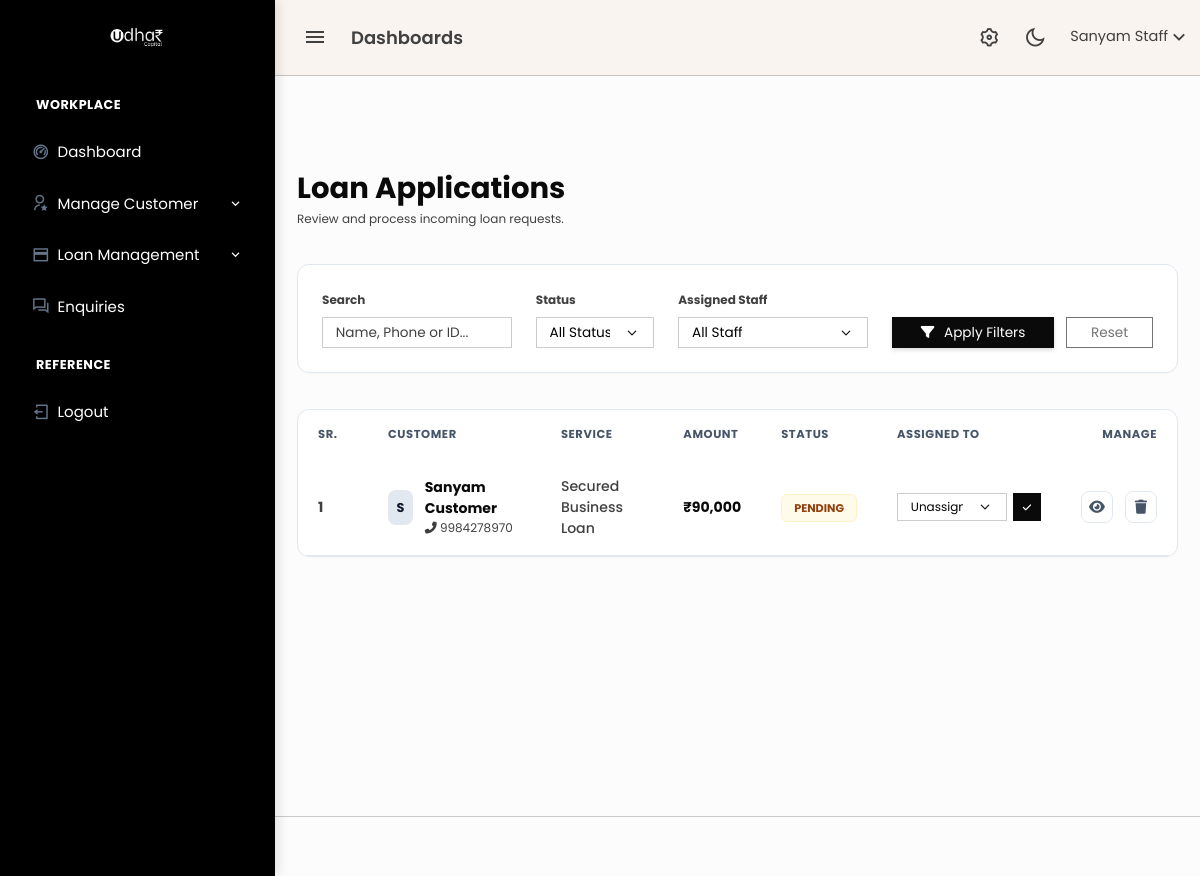
Before: /staff/index.php (signed in) with the older database file.
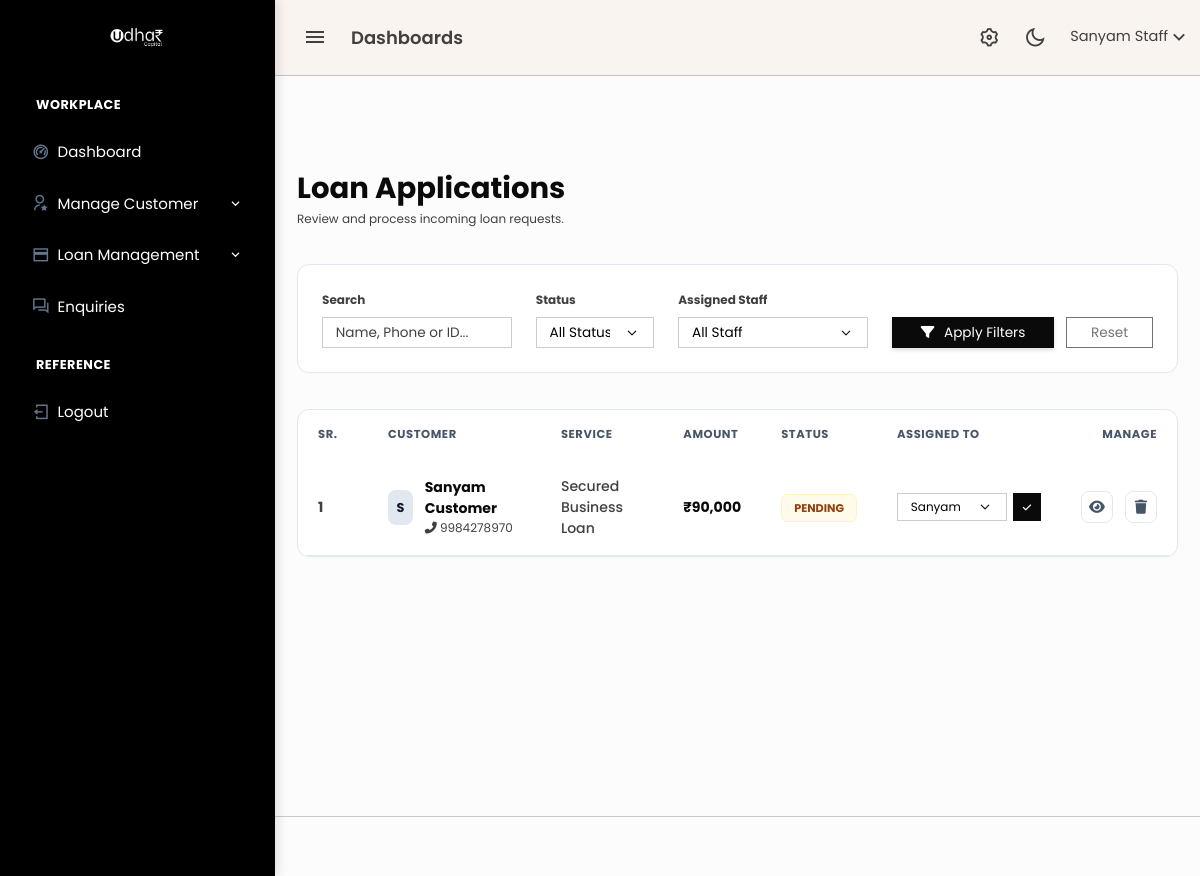
After: the same page with the newer database file.
### tables this page shows
CREATE TABLE `loan_applications` (
  `id` bigint(20) UNSIGNED NOT NULL,
  `customer_id` bigint(20) UNSIGNED NOT NULL,
  `service_id` bigint(20) UNSIGNED NOT NULL,
  `assigned_staff_id` bigint(20) UNSIGNED DEFAULT NULL,
  `assigned_by` bigint(20) UNSIGNED DEFAULT NULL,
  `assigned_at` timestamp NULL DEFAULT NULL,
  `interest_rate` decimal(5,2) NOT NULL DEFAULT 0.00,
  `requested_amount` decimal(15,2) NOT NULL,
  `tenure_years` int(11) NOT NULL,
  `emi_amount` decimal(15,2) NOT NULL,
  `status` enum('pending','approved','rejected','disbursed') DEFAULT 'pending',
  `created_at` timestamp NOT NULL DEFAULT current_timestamp(),
  `rejection_note` text DEFAULT NULL
);

CREATE TABLE `customers` (
  `id` bigint(20) UNSIGNED NOT NULL,
  `full_name` varchar(255) NOT NULL,
  `email` varchar(255) NOT NULL,
  `phone` varchar(20) NOT NULL,
  `password` varchar(255) NOT NULL,
  `aadhaar_number` varchar(20) DEFAULT NULL,
  `status` enum('active','blocked') DEFAULT 'active',
  `created_at` timestamp NOT NULL DEFAULT current_timestamp(),
  `updated_at` timestamp NOT NULL DEFAULT current_timestamp() ON UPDATE current_timestamp()
);

CREATE TABLE `services` (
  `id` bigint(20) UNSIGNED NOT NULL,
  `category_id` bigint(20) UNSIGNED NOT NULL,
  `sub_category_id` bigint(20) UNSIGNED NOT NULL,
  `service_name` varchar(255) NOT NULL,
  `title` varchar(255) NOT NULL,
  `slug` varchar(255) NOT NULL,
  `short_description` text DEFAULT NULL,
  `long_description` longtext DEFAULT NULL,
  `hero_image` varchar(255) DEFAULT NULL,
  `created_at` timestamp NULL DEFAULT current_timestamp(),
  `updated_at` timestamp NULL DEFAULT current_timestamp() ON UPDATE current_timestamp()
);

CREATE TABLE `staff` (
  `id` bigint(20) UNSIGNED NOT NULL,
  `name` varchar(255) NOT NULL,
  `email` varchar(255) NOT NULL,
  `password` varchar(255) NOT NULL,
  `department_id` int(11) DEFAULT NULL,
  `created_by` bigint(20) UNSIGNED DEFAULT NULL,
  `status` enum('active','inactive') DEFAULT 'active',
  `created_at` timestamp NOT NULL DEFAULT current_timestamp(),
  `role_id` int(11) DEFAULT NULL
);

### staff/index.php (the view, shortened to what the changed rows need)
<?php
include 'header.php';
echo '<link rel="stylesheet" href="https://cdnjs.cloudflare.com/ajax/libs/font-awesome/6.4.2/css/all.min.css">';
$search = mysqli_real_escape_string($conn, $_GET['search'] ?? '');
$status = mysqli_real_escape_string($conn, $_GET['status'] ?? '');
$staff  = mysqli_real_escape_string($conn, $_GET['staff'] ?? '');
$sort_column = $_GET['sort'] ?? 'l.id';
$sort_order = $_GET['order'] ?? 'DESC';
$next_order = ($sort_order == 'ASC') ? 'DESC' : 'ASC';
$staff_list = [];
$staff_res = mysqli_query($conn, "SELECT id, name FROM staff WHERE status='active' ORDER BY name");
while ($s = mysqli_fetch_assoc($staff_res)) {
    $staff_list[] = $s;
}
$query = "SELECT l.*, c.full_name, c.phone, s.service_name, st.name AS staff_name
          FROM loan_applications l
          JOIN customers c ON l.customer_id = c.id
          JOIN services s ON l.service_id = s.id
          LEFT JOIN staff st ON l.assigned_staff_id = st.id
          WHERE 1=1";
$query .= " ORDER BY $sort_column $sort_order";
$result = mysqli_query($conn, $query);
$sr_no = 1;
function getSortUrl($col, $next_order, $search, $status, $staff) {
    return "loan_applications.php?sort=$col&order=$next_order&search=" . urlencode($search) . "&status=" . urlencode($status) . "&staff=" . urlencode($staff);
}
?>
<div class="content-page">
    <div class="content">
        <div class="container-fluid pt-5">
            <div class="d-flex justify-content-between align-items-center mb-4">
                <div>
                    <h2 class="fw-bold text-dark mb-1">Loan Applications</h2>
                </div>
            </div>
            <div class="card card-modern">
                <div class="card-body p-0">
                    <div class="table-responsive">
                        <table class="table table-modern mb-0">
                            <thead>
                                <tr>
                                    <th width="70">Sr.</th>
                                    <th>
                                        <a href="<?= getSortUrl('full_name', $next_order, $search, $status, $staff) ?>" class="sort-link">
                                            Customer <?= $sort_column == 'full_name' ? ($sort_order == 'ASC' ? '↑' : '↓') : '' ?>
                                        </a>
                                    </th>
                                    <th>Service</th>
                                    <th>
                                        <a href="<?= getSortUrl('requested_amount', $next_order, $search, $status, $staff) ?>" class="sort-link">
                                            Amount <?= $sort_column == 'requested_amount' ? ($sort_order == 'ASC' ? '↑' : '↓') : '' ?>
                                        </a>
                                    </th>
                                    <th>Status</th>
                                    <th>Assigned To</th>
                                    <th class="text-end">Manage</th>
                                </tr>
                            </thead>
                            <tbody>
                                <?php if (mysqli_num_rows($result) > 0) : ?>
                                    <?php while ($row = mysqli_fetch_assoc($result)) : ?>
                                        <tr>
                                            <td class="text-muted fw-bold"><?= $sr_no++ ?></td>
                                            <td>
                                                <div class="d-flex align-items-center">
                                                    <div class="avatar-init me-2"><?= strtoupper(substr($row['full_name'], 0, 1)) ?></div>
                                                    <div>
                                                        <div class="fw-bold text-dark"><?= htmlspecialchars($row['full_name']) ?></div>
                                                        <div class="text-muted" style="font-size: 0.75rem;"><i class="fas fa-phone-alt"></i> <?= $row['phone'] ?></div>
                                                    </div>
                                                </div>
                                            </td>
                                            <td><span class="text-muted fw-medium"><?= htmlspecialchars($row['service_name']) ?></span></td>
                                            <td class="fw-bold text-dark">₹<?= number_format($row['requested_amount']) ?></td>
                                            <td>
                                                <span class="badge-soft badge-<?= $row['status'] ?>">
                                                    <?= ucfirst($row['status']) ?>
                                                </span>
                                            </td>
                                            <td>
                                                <form action="db/loan_handler.php" method="POST" class="d-flex gap-1 align-items-center">
                                                    <select name="staff_id" class="form-select form-select-sm py-0" style="font-size: 0.75rem; width: 110px; height: 28px;">
                                                        <option value="0">Unassigned</option>
                                                        <?php foreach ($staff_list as $st_opt) : ?>
                                                            <option value="<?= $st_opt['id'] ?>" <?= ($row['assigned_staff_id'] == $st_opt['id']) ? 'selected' : '' ?>>
                                                                <?= $st_opt['name'] ?>
                                                            </option>
                                                        <?php endforeach; ?>
                                                    </select>
                                                    <button class="btn btn-dark btn-sm p-0" style="width:28px; height:28px;"><i class="fas fa-check" style="font-size: 0.6rem;"></i></button>
                                                </form>
                                            </td>
                                            <td class="text-end">
                                                <div class="d-flex justify-content-end gap-2">
                                                    <a href="loan_view.php?id=<?= $row['id'] ?>" class="btn-action btn-view" title="Process"><i class="fas fa-eye"></i></a>
                                                    <form action="db/loan_handler.php" method="POST" onsubmit="return confirm('Delete application?');">
                                                        <button type="submit" class="btn-action btn-delete"><i class="fas fa-trash"></i></button>
                                                    </form>
                                                </div>
                                            </td>
                                        </tr>
                                    <?php endwhile; ?>
                                <?php endif; ?>
                            </tbody>
                        </table>
                    </div>
                </div>
            </div>
        </div>
    </div>
</div>
<?php include 'footer.php'; ?>

Changed rows visible on the page:
changed loan_applications "PENDING": staff_id "Unassigned" → "Sanyam Staff"
